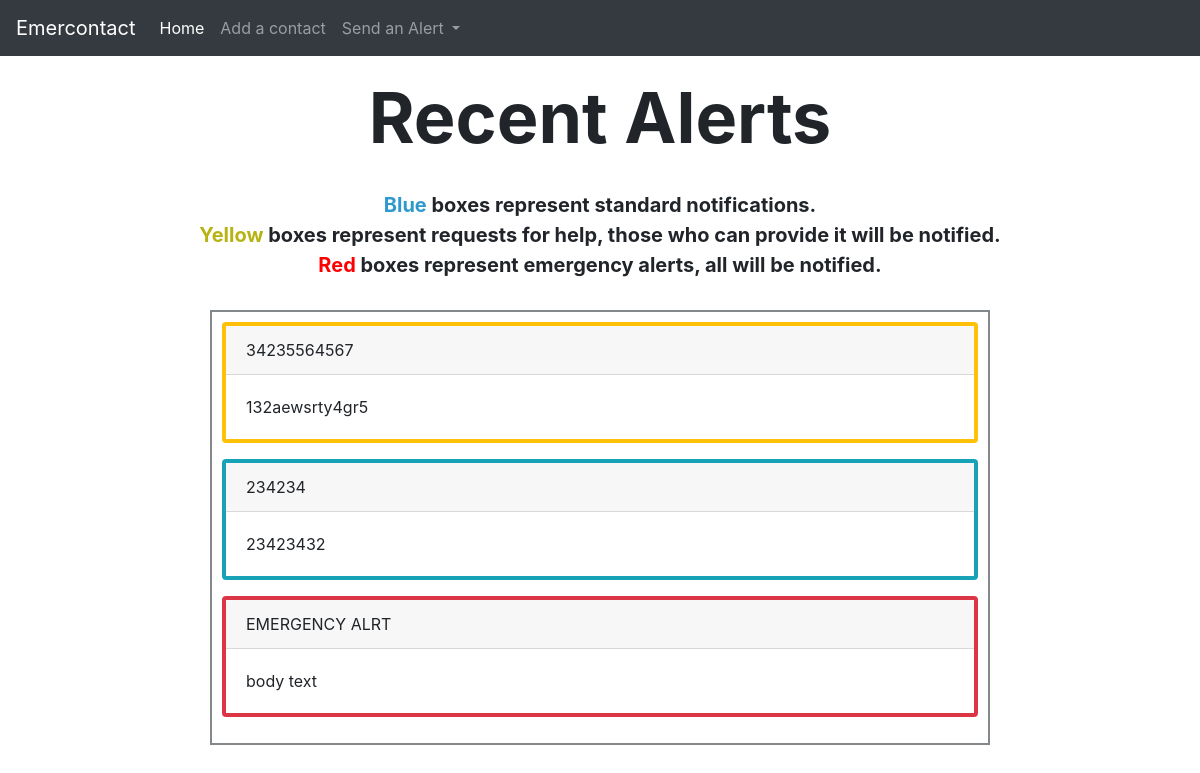
The page / on the database its author committed.
### tables this page shows
CREATE TABLE ALERTS (
            Header TEXT NOT NULL,
            Body TEXT NOT NULL,
            Type TEXT
        );

### app.py (the view)
@app.route('/', methods=['GET', 'POST'])
def home():
    connection = sqlite3.connect("database.db")
    cursor = connection.cursor()
    data = cursor.execute("select * from ALERTS")
    entries = []
    for entry in data:
        entries.append(entry)
    entries.reverse()
    return render_template('index.html', entries=entries)

### templates/index.html (shortened to what this page needs)
{% extends "base.html" %}
{% block header %}
<h1 style="font-size: 70px; padding: 20px;" class="center-text"><b>Recent Alerts</b></h1>
<p class="center-text" style="font-size: 20px; margin-bottom: -20px;" ><b><span style="color: #2e9acc">Blue</span> boxes represent standard notifications.</b></p>
<p class="center-text" style="font-size: 20px; margin-bottom: -20px;" ><b><span style="color: #b6b312">Yellow</span> boxes represent requests for help, those who can provide it will be notified.</b></p>
<p class="center-text" style="font-size: 20px; margin-bottom: 20px;" ><b><span style="color: #ff0000">Red</span> boxes represent emergency alerts, all will be notified.</b></p>
{% endblock %}
{% block content %}
<div class="center-card">
  {% for item in entries %}
    <div style="margin-bottom: 10px;" class="card text-black border-{{item[2]}} mb-3">
      <div class="card-header">
        {{item[0]}}
      </div>
      <div class="card-body">
        {{item[1]}}
      </div>
    </div>
  {% endfor %}
</div>
{% endblock %}

### templates/base.html (style rules this page uses)
.center-card { margin: auto; width: 65%; border: 2.5px solid rgb(133, 136, 138); padding: 10px; }
.center-text { margin: auto; text-align: center; padding: 10px; }
.card { border: 4px solid; }

### rows shown on the page
ALERTS: Header "34235564567", Body "132aewsrty4gr5"
ALERTS: Header "234234", Body "23423432"
ALERTS: Header "EMERGENCY ALRT", Body "body text"
